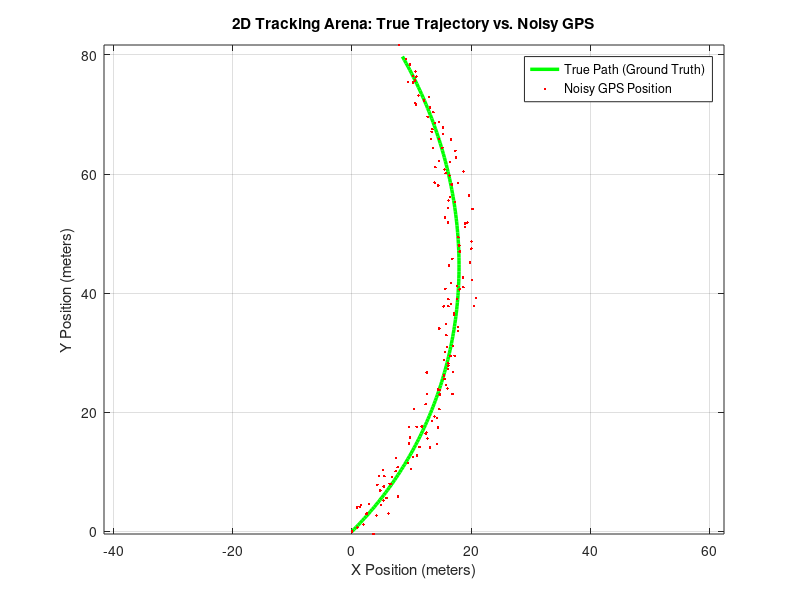

The MATLAB script that drew this image:
% PROJECT: Windsor 2D EKF Tracker
% PHASE 2: 2D Kinematics & Noisy Sensor Simulation Space
clear; clc; close all;

% 1. Time and Simulation Setup
dt = 0.1;                % Time steps 
t_final = 15;            % Total time for the simulation 
t = 0: dt :t_final;      % Time vector
N = length(t);           % Number of steps 

% 2. 2D GROUND TRUTH (Real Physics)
% State vector structure: [X_position; Y_position; Heading_theta; Velocity]
x_true = zeros(4,N);
% Initial State: starts at (0,0), facing 45deg, moving at 5m/s
x_true(:,1) = [0; 0; deg2rad(45); 5];
% Control Inputs (Linear Acceleration (m/s^2); Turn rate (rad/s))
u = [0.1; deg2rad(5)]; % constant acc while turning 5 deg/s 

% 3. NOISY SENSOR SIMULATION (2D GPS TRACKER)
noise_sigma = 1.5; % measurement noise standard deviation = 1.5 m 
z_measured = zeros (2,N); % this tracks measures X and Y positions

% 4. SIMULATION LOOP (2D PHYSICS ENGINE)
for k = 2:N
    % Extract the values from previous step for Readability.
    theta_prev = x_true(3, k-1);      % Previous Heading angle
    v_prev = x_true(4, k-1);   % Previous Velocity.
    % Predicted Values using 2D linear Kinematics 
    x_true(1,k) = x_true(1, k-1) + v_prev * cos(theta_prev) * dt; 
    x_true(2,k) = x_true(2, k-1) + v_prev * sin(theta_prev) * dt;
    x_true(3,k) = theta_prev + u(2) * dt; % New heading angle = old one + 5 deg/s
    x_true(4,k) = v_prev + u(1) * dt; % New velocity = old velocity + constant acc of 0.1m/s^2
    % Noisy 2D Position Sensor 
    z_measured(:,k)= x_true(1:2,k) + noise_sigma * randn(2,1); % sensor reading = x & y positions + noise deviation * column vector of reandom numbers
end

% 5. VISUALIZATION OF THE 2D ARENA
figure('Name', 'Windsor 2D Tracker Environment', 'NumberTitle', 'off');
plot(x_true(1,:), x_true(2,:), 'g-', 'LineWidth', 2.5); hold on;
plot(z_measured(1,:), z_measured(2,:), 'r.', 'MarkerSize', 6);

xlabel('X Position (meters)');
ylabel('Y Position (meters)');
title('2D Tracking Arena: True Trajectory vs. Noisy GPS');
legend('True Path (Ground Truth)', 'Noisy GPS Position', 'Location', 'best');
grid on; axis equal;
